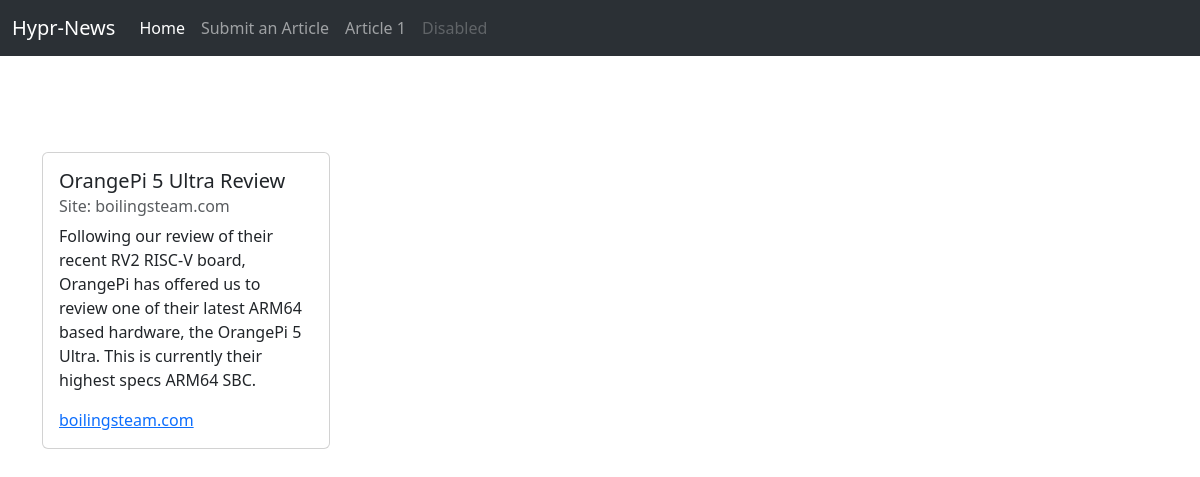
The app's page /article/1 with its own data.
### tables this page shows
CREATE TABLE news (
  id INTEGER PRIMARY KEY AUTOINCREMENT,
  created TIMESTAMP NOT NULL DEFAULT CURRENT_TIMESTAMP,
  title TEXT NOT NULL,
  body TEXT NOT NULL,
  url TEXT NOT NULL
  /*
  We'll figure this out later:

  author_id INTEGER NOT NULL,
  FOREIGN KEY (author_id) REFERENCES user (id)
  
  */
);

### hyprnews/news.py (the view)
@bp.route('/article/<id>')
def article(id):
    a = get_article(id)
    parsed = urlparse(a["url"])
    return render_template("news/article.html", title=a["title"], body=a["body"], url=a["url"], domain=parsed.hostname)

### hyprnews/db.py (called while the page is built)
def get_db():
    if 'db' not in g:
        g.db = sqlite3.connect(
            current_app.config['DATABASE'],
            detect_types=sqlite3.PARSE_DECLTYPES
        )
        g.db.row_factory = sqlite3.Row
    return g.db

### hyprnews/news.py (called while the page is built)
def get_article(id, check_author=True):
    article = get_db().execute(
        'SELECT id, created, title, body, url '
        'FROM news '
        'WHERE id = ?',
        (id,)
    ).fetchone()
    if article is None:
        abort(404, f"Article id {id} doesn't exist.")
    return article

### hyprnews/templates/news/article.html
{% extends "base.html" %}
{% block content %}
<br>
<br>
<br>
<br>
<div class="card" style="width: 18rem;">
  <div class="card-body">
    <h5 class="card-title">{{ title }}</h5>
    <h6 class="card-subtitle mb-2 text-body-secondary">Site: {{ domain }}</h6>
    <p class="card-text" style="white-space: pre-line">{{ body | safe  }}</p>
    <a href="{{ url }}" class="card-link">{{ domain }}</a>
  </div>
</div>
{% endblock %}

### hyprnews/templates/base.html (shortened to what this page needs)
<!DOCTYPE html>
<html lang="en">
<head>
    <link href="https://cdn.jsdelivr.net/npm/bootstrap@5.3.8/dist/css/bootstrap.min.css" rel="stylesheet">
</head>
<body>
    <nav class="navbar navbar-expand-lg bg-body-tertiary" data-bs-theme="dark">
        <div class="container-fluid">
            <a class="navbar-brand" href="#">Hypr-News</a>
            <div class="collapse navbar-collapse" id="navbarNav">
                <ul class="navbar-nav">
                    <li class="nav-item">
                        <a class="nav-link active" aria-current="page" href="{{ url_for('index') }}">Home</a>
                    </li>
                    <li class="nav-item">
                        <a class="nav-link" href="{{ url_for('news.new_article') }}">Submit an Article</a>
                    </li>
                    <li class="nav-item">
                        <a class="nav-link" href="/article/1">Article 1</a>
                    </li>
                    <li class="nav-item">
                        <a class="nav-link disabled" aria-disabled="true">Disabled</a>
                    </li>
                </ul>
            </div>
        </div>
    </nav>
    <div class="container">
        {% block content %}{% endblock content %}
    </div>
</body>
</html>

### records on screen
news: title "OrangePi 5 Ultra Review", body "Following our review of their recent RV2 RISC-V board, OrangePi has offered us to review one of their latest ARM64 based hardware, the OrangePi 5 Ultra. This is currently their highest specs ARM64 SBC."

### other values on screen
{{ domain }} "boilingsteam.com"
